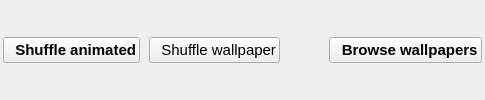
        <widget class="QFrame" name="controlsFrame">
         <property name="sizePolicy">
          <sizepolicy hsizetype="Preferred" vsizetype="Maximum">
           <horstretch>0</horstretch>
           <verstretch>0</verstretch>
          </sizepolicy>
         </property>
         <property name="minimumSize">
          <size>
           <width>0</width>
           <height>70</height>
          </size>
         </property>
         <property name="maximumSize">
          <size>
           <width>16777215</width>
           <height>100</height>
          </size>
         </property>
         <property name="baseSize">
          <size>
           <width>0</width>
           <height>0</height>
          </size>
         </property>
         <property name="frameShape">
          <enum>QFrame::NoFrame</enum>
         </property>
         <layout class="QHBoxLayout" name="controlsLayout">
          <property name="spacing">
           <number>9</number>
          </property>
          <property name="leftMargin">
           <number>3</number>
          </property>
          <property name="rightMargin">
           <number>3</number>
          </property>
          <item>
           <widget class="QPushButton" name="randomAnimButton">
            <property name="sizePolicy">
             <sizepolicy hsizetype="Preferred" vsizetype="Fixed">
              <horstretch>0</horstretch>
              <verstretch>0</verstretch>
             </sizepolicy>
            </property>
            <property name="font">
             <font>
              <pointsize>11</pointsize>
              <weight>75</weight>
              <bold>true</bold>
             </font>
            </property>
            <property name="cursor">
             <cursorShape>PointingHandCursor</cursorShape>
            </property>
            <property name="text">
             <string>  Shuffle animated</string>
            </property>
            <property name="icon">
             <iconset resource="../scripts/ui/icons/icons.qrc">
              <normaloff>:/icons/shuffle_blue.png</normaloff>:/icons/shuffle_blue.png</iconset>
            </property>
            <property name="iconSize">
             <size>
              <width>20</width>
              <height>20</height>
             </size>
            </property>
            <property name="class" stdset="0">
             <string>primary</string>
            </property>
           </widget>
          </item>
          <item>
           <widget class="QPushButton" name="randomButton">
            <property name="sizePolicy">
             <sizepolicy hsizetype="Preferred" vsizetype="Fixed">
              <horstretch>0</horstretch>
              <verstretch>0</verstretch>
             </sizepolicy>
            </property>
            <property name="font">
             <font>
              <pointsize>11</pointsize>
             </font>
            </property>
            <property name="cursor">
             <cursorShape>PointingHandCursor</cursorShape>
            </property>
            <property name="text">
             <string>  Shuffle wallpaper</string>
            </property>
            <property name="icon">
             <iconset resource="../scripts/ui/icons/icons.qrc">
              <normaloff>:/icons/shuffle.png</normaloff>:/icons/shuffle.png</iconset>
            </property>
            <property name="iconSize">
             <size>
              <width>20</width>
              <height>20</height>
             </size>
            </property>
            <property name="class" stdset="0">
             <string>ghost</string>
            </property>
           </widget>
          </item>
          <item>
           <spacer name="horizontalSpacer_7">
            <property name="orientation">
             <enum>Qt::Horizontal</enum>
            </property>
            <property name="sizeHint" stdset="0">
             <size>
              <width>40</width>
              <height>20</height>
             </size>
            </property>
           </spacer>
          </item>
          <item>
           <widget class="QPushButton" name="browseButton">
            <property name="font">
             <font>
              <pointsize>11</pointsize>
              <weight>75</weight>
              <bold>true</bold>
             </font>
            </property>
            <property name="cursor">
             <cursorShape>PointingHandCursor</cursorShape>
            </property>
            <property name="text">
             <string>  Browse wallpapers</string>
            </property>
            <property name="icon">
             <iconset resource="../scripts/ui/icons/icons.qrc">
              <normaloff>:/icons/images_blue.png</normaloff>:/icons/images_blue.png</iconset>
            </property>
            <property name="iconSize">
             <size>
              <width>20</width>
              <height>20</height>
             </size>
            </property>
            <property name="class" stdset="0">
             <string>primary</string>
            </property>
           </widget>
          </item>
         </layout>
        </widget>
